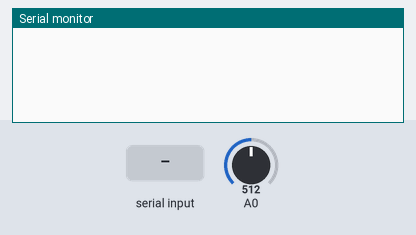
A sketch run on a simulated Arduino Uno, built with avr-gcc and run on an emulated ATmega328P. Parts: the last lines printed to the serial monitor. Inputs (shaded band) come from the test bench; at power-on: A0 = 512.

Above: at 1.2 s.
1.3 s: "1\n" received over Serial
At 1.7 s:
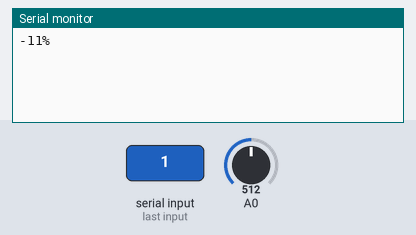
3.3 s: A0 set to 716
At 3.61 s:
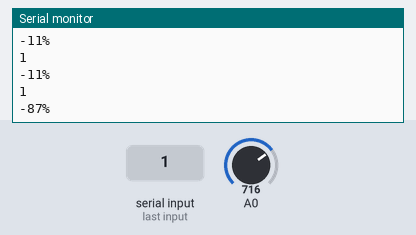
4.8 s: "90,45\n" received over Serial
At 5.4 s:
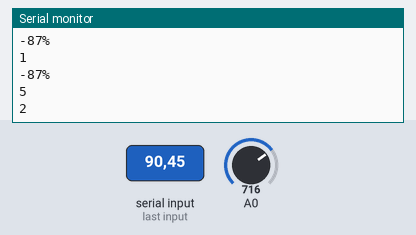
Timing chart, 0 to 7.8 s (numbered marks = the images above; inputs shaded):
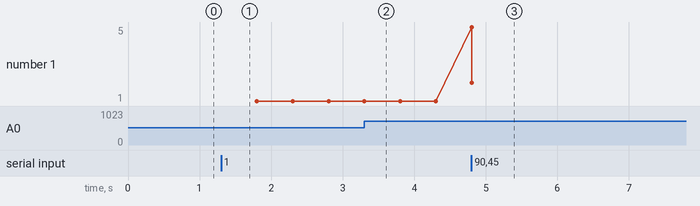

Measured:
- after the input at 1.3 s, the serial monitor: prints a new line at once (image 1)
- after the input at 3.3 s, the serial monitor: prints a new line at once (image 2)
- after the input at 4.8 s, the serial monitor: prints a new line at once (image 3)
- plotted number 1: 1 → 2 after the input at 4.8 s

The sketch:

Bluetooth_code.ino
```cpp
const int dry = 480;
const int wet = 210;
int state;

void setup() {
  Serial.begin(9600);

}

void loop() {
  if (Serial.available() > 0){
    state = Serial.parseInt();
  }

  while (state == 1){
    int sensorVal = analogRead(A0);

    int percentageMoisture = map(sensorVal, wet, dry, 100, 0);

    Serial.print(percentageMoisture);
    Serial.println("%");

    delay(500);

    Serial.println(Serial.available());

    if (Serial.available() > 2){
      state = Serial.parseInt();
      Serial.println(Serial.available());
    }
  }
}
```
